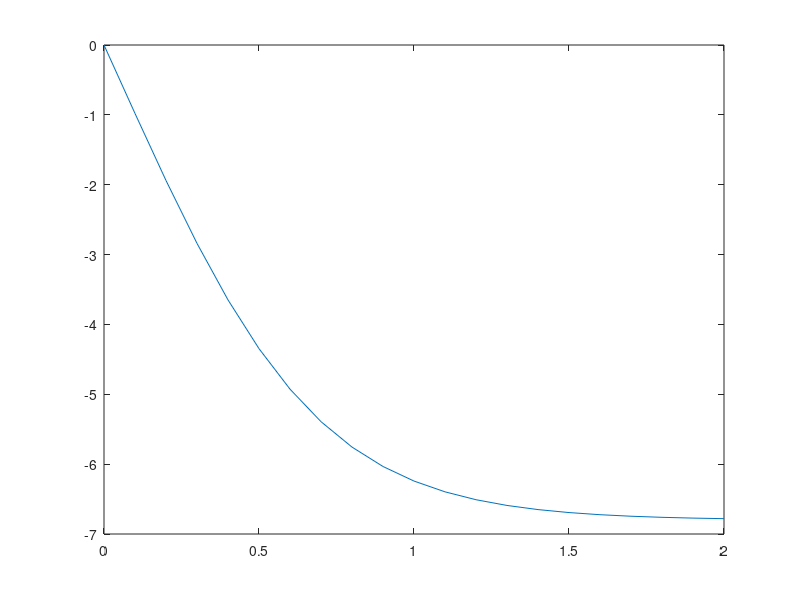

The MATLAB source for this figure:
close all
clear all
clc



%Constnates 
g=9.8;
vlim=6.8;
m=1;
alpha=m*g/(vlim^2);

%vetores
ti=0;
tf=2;
h=0.1;
t=ti:h:tf;
vi_an=-vlim*tanh((g/vlim)*t);
v=zeros(1,length(t));


%Euler

for i=1:length(t)-1
     a(i)=-g-((g*v(i)*abs(v(i))/vlim^2));    
     v(i+1)=v(i)+a(i)*h;
     
end



plot(t,v)

